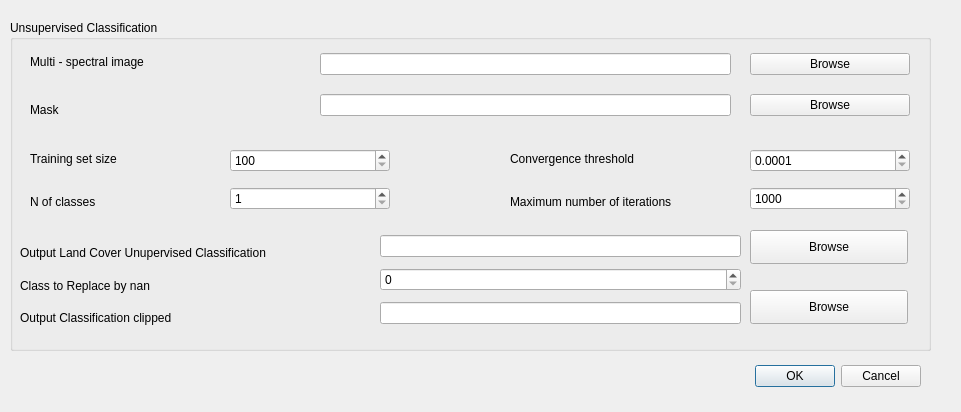
<?xml version="1.0" encoding="UTF-8"?>
<ui version="4.0">
 <class>Dialog</class>
 <widget class="QDialog" name="Dialog">
  <property name="geometry">
   <rect>
    <x>0</x>
    <y>0</y>
    <width>961</width>
    <height>412</height>
   </rect>
  </property>
  <property name="windowTitle">
   <string>PI2GIS - Classification</string>
  </property>
  <widget class="QDialogButtonBox" name="buttonBox">
   <property name="geometry">
    <rect>
     <x>690</x>
     <y>360</y>
     <width>231</width>
     <height>32</height>
    </rect>
   </property>
   <property name="orientation">
    <enum>Qt::Horizontal</enum>
   </property>
   <property name="standardButtons">
    <set>QDialogButtonBox::Cancel|QDialogButtonBox::Ok</set>
   </property>
  </widget>
  <widget class="QGroupBox" name="groupBox">
   <property name="geometry">
    <rect>
     <x>10</x>
     <y>20</y>
     <width>921</width>
     <height>331</height>
    </rect>
   </property>
   <property name="title">
    <string>Unsupervised Classification</string>
   </property>
   <widget class="QWidget" name="verticalLayoutWidget">
    <property name="geometry">
     <rect>
      <x>20</x>
      <y>20</y>
      <width>241</width>
      <height>91</height>
     </rect>
    </property>
    <layout class="QVBoxLayout" name="verticalLayout">
     <item>
      <widget class="QLabel" name="label_2">
       <property name="text">
        <string>Multi - spectral image</string>
       </property>
      </widget>
     </item>
     <item>
      <widget class="QLabel" name="label">
       <property name="text">
        <string>Mask</string>
       </property>
      </widget>
     </item>
    </layout>
   </widget>
   <widget class="QWidget" name="verticalLayoutWidget_2">
    <property name="geometry">
     <rect>
      <x>310</x>
      <y>20</y>
      <width>411</width>
      <height>91</height>
     </rect>
    </property>
    <layout class="QVBoxLayout" name="verticalLayout_2">
     <item>
      <widget class="QLineEdit" name="lineEdit_3"/>
     </item>
     <item>
      <widget class="QLineEdit" name="lineEdit"/>
     </item>
    </layout>
   </widget>
   <widget class="QWidget" name="verticalLayoutWidget_3">
    <property name="geometry">
     <rect>
      <x>740</x>
      <y>20</y>
      <width>160</width>
      <height>91</height>
     </rect>
    </property>
    <layout class="QVBoxLayout" name="verticalLayout_3">
     <item>
      <widget class="QPushButton" name="pushButton_3">
       <property name="text">
        <string>Browse</string>
       </property>
      </widget>
     </item>
     <item>
      <widget class="QPushButton" name="pushButton">
       <property name="text">
        <string>Browse</string>
       </property>
      </widget>
     </item>
    </layout>
   </widget>
   <widget class="QWidget" name="verticalLayoutWidget_4">
    <property name="geometry">
     <rect>
      <x>20</x>
      <y>120</y>
      <width>160</width>
      <height>80</height>
     </rect>
    </property>
    <layout class="QVBoxLayout" name="verticalLayout_4">
     <item>
      <widget class="QLabel" name="label_13">
       <property name="text">
        <string>Training set size</string>
       </property>
      </widget>
     </item>
     <item>
      <widget class="QLabel" name="label_14">
       <property name="text">
        <string>N of classes</string>
       </property>
      </widget>
     </item>
    </layout>
   </widget>
   <widget class="QWidget" name="verticalLayoutWidget_5">
    <property name="geometry">
     <rect>
      <x>220</x>
      <y>120</y>
      <width>160</width>
      <height>80</height>
     </rect>
    </property>
    <layout class="QVBoxLayout" name="verticalLayout_5">
     <item>
      <widget class="QSpinBox" name="spinBox">
       <property name="minimum">
        <number>100</number>
       </property>
       <property name="maximum">
        <number>1000000000</number>
       </property>
      </widget>
     </item>
     <item>
      <widget class="QSpinBox" name="spinBox_2">
       <property name="minimum">
        <number>1</number>
       </property>
      </widget>
     </item>
    </layout>
   </widget>
   <widget class="QWidget" name="verticalLayoutWidget_6">
    <property name="geometry">
     <rect>
      <x>500</x>
      <y>120</y>
      <width>228</width>
      <height>80</height>
     </rect>
    </property>
    <layout class="QVBoxLayout" name="verticalLayout_6">
     <item>
      <widget class="QLabel" name="label_12">
       <property name="text">
        <string>Convergence threshold</string>
       </property>
      </widget>
     </item>
     <item>
      <widget class="QLabel" name="label_15">
       <property name="text">
        <string>Maximum number of iterations</string>
       </property>
      </widget>
     </item>
    </layout>
   </widget>
   <widget class="QWidget" name="verticalLayoutWidget_7">
    <property name="geometry">
     <rect>
      <x>740</x>
      <y>120</y>
      <width>160</width>
      <height>80</height>
     </rect>
    </property>
    <layout class="QVBoxLayout" name="verticalLayout_7">
     <item>
      <widget class="QDoubleSpinBox" name="doubleSpinBox">
       <property name="decimals">
        <number>4</number>
       </property>
       <property name="minimum">
        <double>0.000100000000000</double>
       </property>
       <property name="singleStep">
        <double>0.000010000000000</double>
       </property>
      </widget>
     </item>
     <item>
      <widget class="QSpinBox" name="spinBox_3">
       <property name="minimum">
        <number>1000</number>
       </property>
       <property name="maximum">
        <number>5000</number>
       </property>
      </widget>
     </item>
    </layout>
   </widget>
   <widget class="QWidget" name="verticalLayoutWidget_8">
    <property name="geometry">
     <rect>
      <x>10</x>
      <y>220</y>
      <width>343</width>
      <height>91</height>
     </rect>
    </property>
    <layout class="QVBoxLayout" name="verticalLayout_8">
     <item>
      <widget class="QLabel" name="label_11">
       <property name="text">
        <string>Output Land Cover Unupervised Classification </string>
       </property>
      </widget>
     </item>
     <item>
      <widget class="QLabel" name="label_4">
       <property name="text">
        <string>Class to Replace by nan</string>
       </property>
      </widget>
     </item>
     <item>
      <widget class="QLabel" name="label_3">
       <property name="text">
        <string>Output Classification clipped</string>
       </property>
      </widget>
     </item>
    </layout>
   </widget>
   <widget class="QWidget" name="verticalLayoutWidget_9">
    <property name="geometry">
     <rect>
      <x>370</x>
      <y>210</y>
      <width>361</width>
      <height>101</height>
     </rect>
    </property>
    <layout class="QVBoxLayout" name="verticalLayout_9">
     <item>
      <widget class="QLineEdit" name="lineEdit_4"/>
     </item>
     <item>
      <widget class="QSpinBox" name="spinBox_4"/>
     </item>
     <item>
      <widget class="QLineEdit" name="lineEdit_2"/>
     </item>
    </layout>
   </widget>
   <widget class="QPushButton" name="pushButton_2">
    <property name="geometry">
     <rect>
      <x>740</x>
      <y>270</y>
      <width>158</width>
      <height>34</height>
     </rect>
    </property>
    <property name="text">
     <string>Browse</string>
    </property>
   </widget>
   <widget class="QPushButton" name="pushButton_4">
    <property name="geometry">
     <rect>
      <x>740</x>
      <y>210</y>
      <width>158</width>
      <height>34</height>
     </rect>
    </property>
    <property name="text">
     <string>Browse</string>
    </property>
   </widget>
  </widget>
 </widget>
 <resources/>
 <connections>
  <connection>
   <sender>buttonBox</sender>
   <signal>accepted()</signal>
   <receiver>Dialog</receiver>
   <slot>accept()</slot>
   <hints>
    <hint type="sourcelabel">
     <x>248</x>
     <y>254</y>
    </hint>
    <hint type="destinationlabel">
     <x>157</x>
     <y>274</y>
    </hint>
   </hints>
  </connection>
  <connection>
   <sender>buttonBox</sender>
   <signal>rejected()</signal>
   <receiver>Dialog</receiver>
   <slot>reject()</slot>
   <hints>
    <hint type="sourcelabel">
     <x>316</x>
     <y>260</y>
    </hint>
    <hint type="destinationlabel">
     <x>286</x>
     <y>274</y>
    </hint>
   </hints>
  </connection>
 </connections>
</ui>
